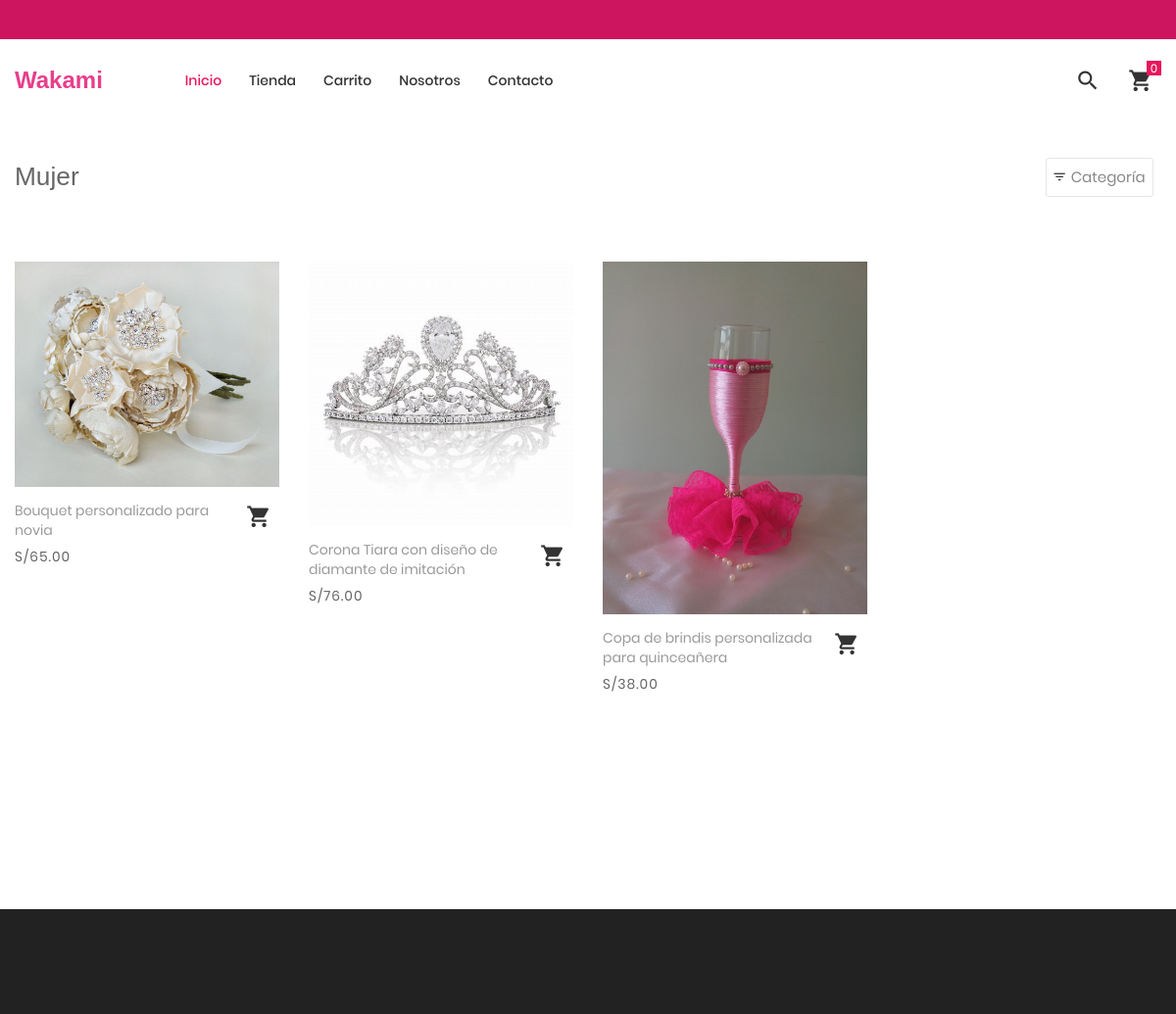
The page /tienda/categoria/2/mujer on the database its author committed.
### tables this page shows
CREATE TABLE `producto` (
  `idproducto` bigint(20) NOT NULL,
  `categoriaid` bigint(20) NOT NULL,
  `codigo` varchar(30) NOT NULL,
  `nombre` varchar(255) NOT NULL,
  `descripcion` text NOT NULL,
  `precio` decimal(11,2) NOT NULL,
  `stock` int(11) NOT NULL,
  `imagen` varchar(100) DEFAULT NULL,
  `datecreated` datetime NOT NULL DEFAULT current_timestamp(),
  `ruta` varchar(255) NOT NULL,
  `status` int(11) NOT NULL DEFAULT 1
);

### Libraries/Core/Views.php (called while the page is built)
<?php
	class Views
	{
		function getView($controller,$view,$data="")
		{
			$controller = get_class($controller);
			if($controller == "Home"){
				$view = "Views/".$view.".php";
			}else{
				$view = "Views/".$controller."/".$view.".php";
			}
			require_once ($view);
		}
	}
 ?>

### index.php (called while the page is built, shortened)
<?php
	require_once("Helpers/Helpers.php");
	require_once("Libraries/Core/Load.php");
 ?>

### Libraries/Core/Mysql.php (called while the page is built, shortened)
<?php
	class Mysql extends Conexion
	{
		private $conexion;
		function __construct()
		{
			$this->conexion = new Conexion();
			$this->conexion = $this->conexion->conect();
		}
		public function select(string $query)
		{
			$this->strquery = $query;
        	$result = $this->conexion->prepare($this->strquery);
			$result->execute();
        	$data = $result->fetch(PDO::FETCH_ASSOC);
        	return $data;
		}
		public function select_all(string $query)
		{
			$this->strquery = $query;
        	$result = $this->conexion->prepare($this->strquery);
			$result->execute();
        	$data = $result->fetchall(PDO::FETCH_ASSOC);
        	return $data;
		}
	}
 ?>

### Libraries/Core/Conexion.php (called while the page is built)
<?php
class Conexion{
	private $conect;
	public function __construct(){
		$connectionString = "mysql:host=".DB_HOST.";dbname=".DB_NAME.";charset=".DB_CHARSET;
		try{
			$this->conect = new PDO($connectionString, DB_USER, DB_PASSWORD);
			$this->conect->setAttribute(PDO::ATTR_ERRMODE, PDO::ERRMODE_EXCEPTION);
		}catch(PDOException $e){
			$this->conect = 'Error de conexión';
		    echo "ERROR: " . $e->getMessage();
		}
	}
	public function conect(){
		return $this->conect;
	}
}
?>

### Models/TProducto.php (called while the page is built, shortened)
<?php
require_once("Libraries/Core/Mysql.php");
trait TProducto{
	public function getProductosCategoriaT(int $idcategoria, string $ruta, $desde = null, $porpagina = null){
		$this->intIdcategoria = $idcategoria;
		$this->strRuta = $ruta;
		$where = "";
		if(is_numeric($desde) AND is_numeric($porpagina)){
			$where = " LIMIT ".$desde.",".$porpagina;
		}
		$this->con = new Mysql();
		$sql_cat = "SELECT idcategoria,nombre,ruta FROM categoria WHERE idcategoria = '{$this->intIdcategoria}'";
		$request = $this->con->select($sql_cat);
		if(!empty($request)){
			$this->strCategoria = $request['nombre'];
			$this->strRutaCategoria = $request['ruta'];
			$sql = "SELECT p.idproducto,
							p.codigo,
							p.nombre,
							p.descripcion,
							p.categoriaid,
							c.nombre as categoria,
							p.precio,
							p.ruta,
							p.stock
					FROM producto p
					INNER JOIN categoria c
					ON p.categoriaid = c.idcategoria
					WHERE p.status != 0 AND p.categoriaid = $this->intIdcategoria AND c.ruta = '{$this->strRuta}'
					ORDER BY p.idproducto DESC ".$where;
					$request = $this->con->select_all($sql);
					if(count($request) > 0){
						for ($c=0; $c < count($request) ; $c++) {
							$intIdProducto = $request[$c]['idproducto'];
							$sqlImg = "SELECT img
									FROM imagen
									WHERE productoid = $intIdProducto";
							$arrImg = $this->con->select_all($sqlImg);
							if(count($arrImg) > 0){
								for ($i=0; $i < count($arrImg); $i++) {
									$arrImg[$i]['url_image'] = media().'/images/uploads/'.$arrImg[$i]['img'];
								}
							}
							$request[$c]['images'] = $arrImg;
						}
					}
			$request = array('idcategoria' => $this->intIdcategoria,
								'ruta' => $this->strRutaCategoria,
								'categoria' => $this->strCategoria,
								'productos' => $request
							);
		}
		return $request;
	}
}
 ?>

### Helpers/Helpers.php (called while the page is built, shortened)
<?php
	function base_url()
	{
		return BASE_URL;
	}
    function formatMoney($cantidad){
        $cantidad = number_format($cantidad,2,SPD,SPM);
        return $cantidad;
    }
    function getInfoPage(int $idpagina){
        require_once("Libraries/Core/Mysql.php");
        $con = new Mysql();
        $sql = "SELECT * FROM post WHERE idpost = $idpagina";
        $request = $con->select($sql);
        return $request;
    }
 ?>

### Views/Tienda/categoria.php (the view, shortened to what this page needs)
<?php
$arrProductos = $data['productos'];
 ?>
<br><br><br>
	<div class="bg0 m-t-23 p-b-140">
		<div class="container">
			<div class="flex-w flex-sb-m p-b-52">
				<div class="flex-w flex-l-m filter-tope-group m-tb-10">
					<h3><?= $data['page_title']; ?></h3>
				</div>
				<div class="flex-w flex-c-m m-tb-10">
					<div class="flex-c-m stext-106 cl6 size-104 bor4 pointer hov-btn3 trans-04 m-r-8 m-tb-4 js-show-filter">
						<i class="icon-filter cl2 m-r-6 fs-15 trans-04 zmdi zmdi-filter-list"></i>
						 Categoría &nbsp;
					</div>
				</div>
			</div>
			<div class="row isotope-grid">
			<?php
			if(!empty($arrProductos)){
				for ($p=0; $p < count($arrProductos); $p++) {
					$ruta = $arrProductos[$p]['ruta'];
					if(count($arrProductos[$p]['images']) > 0 ){
						$portada = $arrProductos[$p]['images'][0]['url_image'];
					}else{
						$portada = media().'/images/uploads/product.png';
					}
			 ?>
				<div class="col-sm-6 col-md-4 col-lg-3 p-b-35 isotope-item women">
					<div class="block2">
						<div class="block2-pic hov-img0">
							<img src="<?= $portada ?>" alt="<?= $arrProductos[$p]['nombre'] ?>">
						</div>
						<div class="block2-txt flex-w flex-t p-t-14">
							<div class="block2-txt-child1 flex-col-l ">
								<a href="<?= base_url().'/tienda/producto/'.$arrProductos[$p]['idproducto'].'/'.$ruta; ?>" class="stext-104 cl4 hov-cl1 trans-04 js-name-b2 p-b-6">
									<?= $arrProductos[$p]['nombre'] ?>
								</a>
								<span class="stext-105 cl3">
									<?= SMONEY.formatMoney($arrProductos[$p]['precio']); ?>
								</span>
							</div>
							<div class="block2-txt-child2 flex-r p-t-3">
								<a href="#"
								 id="<?= openssl_encrypt($arrProductos[$p]['idproducto'],METHODENCRIPT,KEY); ?>"
								 class="btn-addwish-b2 dis-block pos-relative js-addwish-b2 js-addcart-detail
								 icon-header-item cl2 hov-cl1 trans-04 p-l-22 p-r-11
								 ">
									<i class="zmdi zmdi-shopping-cart"></i>
								</a>
							</div>
						</div>
					</div>
				</div>
			<?php
				}
			}else{
				?>
			<p>No hay productos para mostrar <a href="<?= base_url() ?>/tienda"> Ver productos</a></p>
			<?php
			}
			?>
			</div>
			<?php
				if(count($data['productos']) > 0){
			 ?>
			<div class="flex-c-m flex-w w-full p-t-45">
			</div>
			<?php
				}
			 ?>
		</div>
	</div>

### Assets/tienda/css/main.css (style rules this page uses)
:root { --two: red; --three: yellow; --primary: blue; --four: #17a2b8; --five: #e8175c; }
.container { max-width: 1380px; }
@media (max-width: 1600px) { .container { max-width: 1200px; } }
.icon-header-item { position: relative; font-size: 26px; line-height: 1; cursor: pointer; }
.block2-pic { position: relative; }
.block2-txt-child1 { width: calc(100% - 30px); }
.block2-txt-child2 { width: 30px; }
.cl2 { color: #333; }
.cl3 { color: #666; }
.cl4 { color: #999; }
.cl6 { color: #888; }
.stext-104 { font-family: Poppins-Regular; font-size: 14px; line-height: 1.466667; }
.stext-105 { font-family: Poppins-Regular; font-size: 14px; line-height: 1.466667; letter-spacing: 1px; }
.stext-106 { font-family: Poppins-Regular; font-size: 15px; line-height: 1.2; }
.size-104 { min-width: 94px; height: 40px; }
.bg0 { background-color: #fff; }
.bor4 { border: 1px solid #e6e6e6; border-radius: 3px; }
.hov-img0 { display: block; overflow: hidden; }
.hov-img0 img { width: 100%; -webkit-transition: transform 0.9s ease; -o-transition: transform 0.9s ease; -moz-transition: transform 0.9s ease; transition: transform 0.9s ease; }

### rows shown on the page
producto: shows a picture, nombre "Bouquet personalizado para novia", precio "65.00"
producto: shows a picture, nombre "Corona Tiara con diseño de diamante de imitación", precio "76.00"
producto: shows a picture, nombre "Copa de brindis personalizada para quinceañera", precio "38.00"

### other values the page prints
$data['page_title'] "Mujer"
